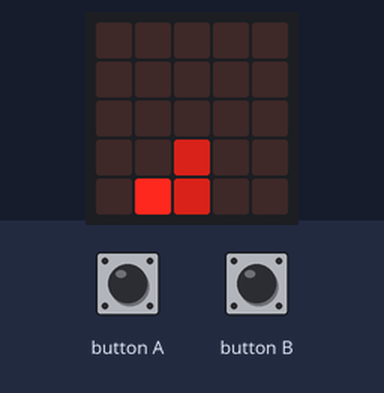
Simulated run of this program. Board: BBC micro:bit running MicroPython. Parts: the board's 5×5 LED display. The inputs (shaded band) are chosen by the test bench. Random numbers come from a fixed seed.

Above: at 0.1 s.
5.1 s: button A pressed for 1.3 s
At 6.6 s:
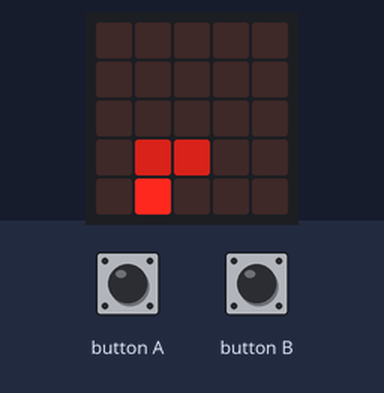
10.6 s: button B pressed for 3.2 s
At 11.8 s:
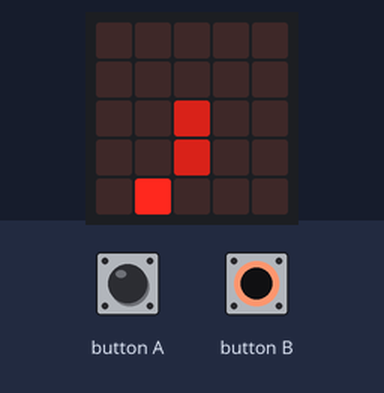
17.5 s: button B pressed for 1.3 s
At 18.6 s:
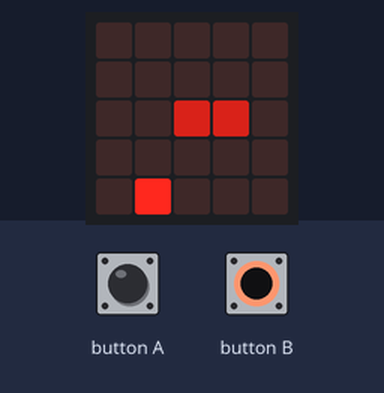
23.0 s: button A pressed for 3.2 s
At 23.8 s:
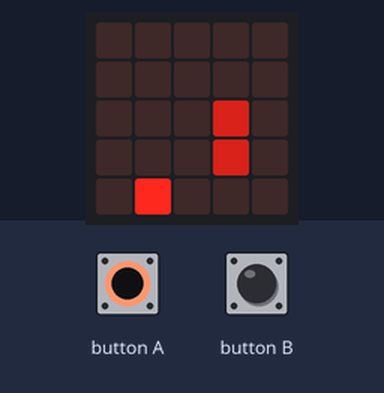
27.7 s: button B pressed for 3.2 s
At 28.7 s:
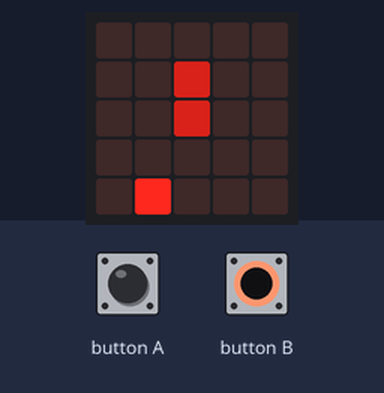
32.4 s: button A pressed for 1.3 s
At 33.9 s:
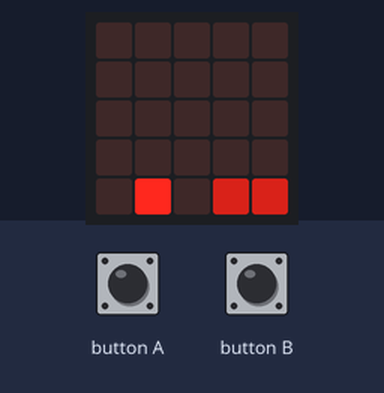
Timing chart, 0 to 35.4 s (numbered marks = the images above; inputs shaded):
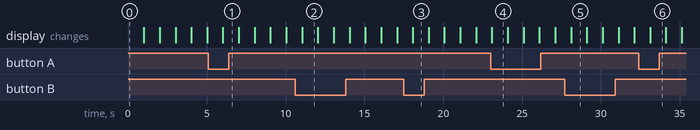

Measured:
- what the display in image 2 shows lasts 1.0 s, from 11.0 s to 12.0 s

The program:

snake.py
```python
from microbit import *
import random

# Define constants
# they modify the way the game behaves
directions = [(1,0), (0,1), (-1,0), (0,-1)]
FOOD_BRIGHT = 9
SNAKE_BRIGHT = 5
MAX_X = 4
MAX_Y = 4
# modify DIFFICULTY and START_SLEEP_TIME
# to set your challenge
DIFFICULTY = 0.1
START_SLEEP_TIME = 1000
SKULL = Image("55555:"
              "59595:"
              "05550:"
              "00000:"
              "05550")


# define functions
def draw():
    display.clear()
    for pos in snake:
        display.set_pixel(pos[0], pos[1], SNAKE_BRIGHT)
    display.set_pixel(food[0], food[1], FOOD_BRIGHT)
    for pos in others:
        display.set_pixel(pos[0], pos[1], 6)

def compute_next_head():
    next_head_x = snake[0][0] + directions[current_direction][0]
    next_head_y = snake[0][1] + directions[current_direction][1]
    # allow to roll to the other side
    next_head_x %= (MAX_X + 1)
    next_head_y %= (MAX_Y + 1)
    if next_head_x == -1:
        next_head_x = MAX_X
    if next_head_y == -1:
        next_head_y = MAX_Y
    return (next_head_x, next_head_y)

def colision(head):
    col = False
    # check if head is in bounds
    x, y = head
    if x < 0 or x > MAX_X:
        col = True
    if y < 0 or y > MAX_Y:
        col = True

    # check if colision with snake
    if head in snake[:-1]:
        col = True
    return col

def compute_next_food():
    food = snake[0]
    while food in snake:
        food = (random.randint(0, MAX_X), random.randint(0, MAX_Y))
    return food

# define variables
snake = [(2,3),(2,4)]
others = []
food = compute_next_food()
sleep_time = START_SLEEP_TIME
current_direction = 3
speed_up = (1.0 - DIFFICULTY)
points = 0

gameOn = True
while gameOn:
    draw()
    sleep(sleep_time)
    # capture user inputs
    if button_a.is_pressed():
        current_direction -= 1
    elif button_b.is_pressed():
        current_direction += 1
    current_direction = current_direction % 4

    # compute next snake
    next_head = compute_next_head()
    if colision(next_head):
        gameOn = False

    new_snake = []
    new_snake.append(next_head)
    for e in snake[:-1]:
        new_snake.append(e)
    # check if we ate food
    if next_head == food:
        new_snake.append(snake[-1])
        food = compute_next_food()
        sleep_time *= speed_up
        points += 1

    # draw new frame
    snake = new_snake


while True:
    display.show(SKULL)
    sleep(2000)
    display.scroll(points)
```
